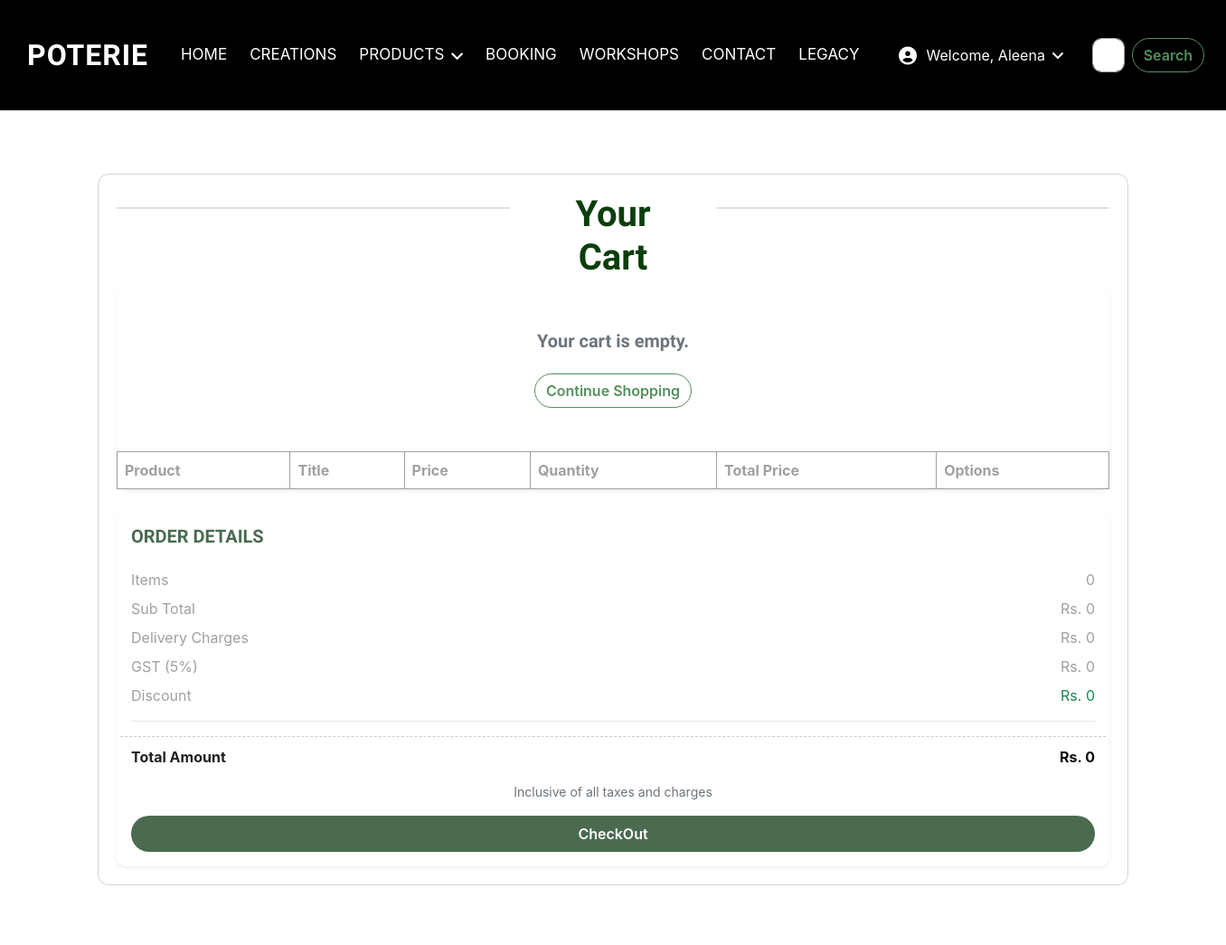
The app's page /PoteriaSite/Cartpage (signed in, upper part), older data.
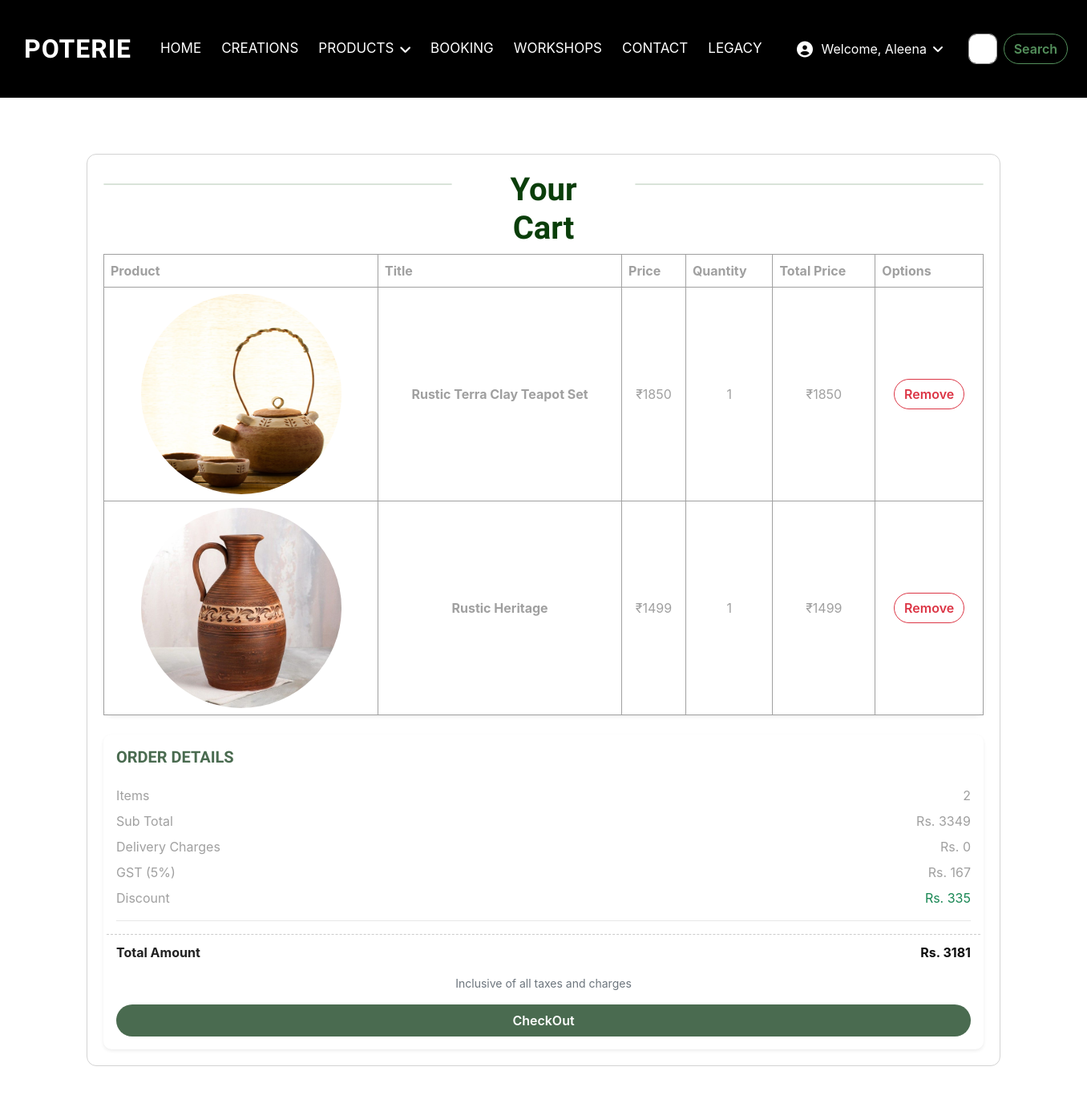
The same page, newer data.
### webapp/models.py (models this page shows, shortened)
class Cartdb(models.Model):
    Singlepottery_username = models.CharField(max_length=30, null=True, blank=True)
    Singlepottery_name = models.CharField(max_length=30, null=True, blank=True)
    Singlepottery_price = models.IntegerField(null=True, blank=True)
    Singlepottery_total = models.IntegerField(null=True, blank=True)
    Singlepottery_quantity = models.CharField(max_length=30, null=True, blank=True)
    Singlepottery_image = models.ImageField(upload_to="Cart Images", null=True, blank=True)
    Potteryid = models.IntegerField(null=True, blank=True)

### webapp/views.py (the view)
# urls.py: path('Cartpage', views.Cartpage, name="Cartpage"),
def Cartpage(request):
    cart_count = 0
    uname = request.session.get('username')
    if uname:
        cart_count = Cartdb.objects.filter(Singlepottery_username=uname).count()
    product = productdb.objects.all()
    cart = Cartdb.objects.filter(Singlepottery_username=request.session['username'])
    sub_total = 0
    total_amount = 0
    delivery = 0
    gst = 0
    discount = 0
    for i in cart:
        sub_total += i.Singlepottery_total
        if sub_total < 500:
            delivery = 50
        else:
            delivery = 0
        gst = round((sub_total + delivery) * 0.05)
        discount = round((sub_total * 0.10))
        total_amount = round((gst + sub_total + delivery) - discount)
    return render(request, "Cartpage.html", {'product': product,
                                             'cart': cart,
                                             'cart_count': cart_count,
                                             'sub_total': sub_total,
                                             'delivery': delivery,
                                             'gst': gst,
                                             'total_amount': total_amount,
                                             'discount': discount})

### webapp/templates/Cartpage.html (shortened to what this page needs)
<!DOCTYPE html>
<html lang="en">
{% load static %}
<head>
    <link href="https://cdnjs.cloudflare.com/ajax/libs/font-awesome/7.0.0/css/all.min.css" rel="stylesheet">
    <link href="https://cdn.jsdelivr.net/npm/bootstrap-icons@1.4.1/font/bootstrap-icons.css" rel="stylesheet">
    <link href="{% static 'website/lib/animate/animate.min.css' %}" rel="stylesheet">
    <link href="{% static 'website/lib/lightbox/css/lightbox.min.css' %}" rel="stylesheet">
    <link href="{% static 'website/lib/owlcarousel/assets/owl.carousel.min.css' %}" rel="stylesheet">
    <link href="{% static 'website/css/bootstrap.min.css' %}" rel="stylesheet">
    <link href="{% static 'website/css/style.css' %}" rel="stylesheet">
</head>
<body style="background-color:white;">
<div class="container-fluid p-0 ">
    <nav class="navbar navbar-expand-lg" style="background-color:rgb(0,0,0);">
        <a href="{% url 'Homepage' %}" class="navbar-brand ms-4 ms-lg-0 d-flex align-items-center">
            <h2 class="mb-0 text-uppercase"
                style="color: white; font-weight: bold; margin-left:30px; margin-right:20px;">Poterie</h2>
        </a>
        <div class="collapse navbar-collapse" id="navbarCollapse">
            <div class="navbar-nav mx-auto p-4 p-lg-0">
                <a href="{% url 'Homepage' %}"
                   class="nav-item nav-link {% if request.resolver_match.url_name == 'Homepage' %}active{% endif %}">Home</a>
                <a href="{% url 'Creationpage' %}"
                   class="nav-item nav-link {% if request.resolver_match.url_name == 'Creationpage' %}active{% endif %}">Creations</a>
                <div class="nav-item dropdown">
                    <a href="#" class="nav-link dropdown-toggle text-white" data-bs-toggle="dropdown">Products</a>
                </div>
                <a href="{% url 'Bookingpage' %}"
                   class="nav-item nav-link text-white {% if request.resolver_match.url_name == 'Bookingpage' %}active{% endif %}">Booking</a>
                <a href="{% url 'Workshoppage' %}"
                   class="nav-item nav-link text-white {% if request.resolver_match.url_name == 'Workshoppage' %}active{% endif %}">Workshops</a>
                <a href="{% url 'Contactpage' %}"
                   class="nav-item nav-link text-white {% if request.resolver_match.url_name == 'Contactpage' %}active{% endif %}">Contact</a>
                <a href="{% url 'Legacygpage' %}"
                   class="nav-item nav-link text-white {% if request.resolver_match.url_name == 'Legacygpage' %}active{% endif %}">Legacy</a>
            </div>
            {% if request.session.username %}
            <div class="nav-item dropdown me-3">
                <a href="#" class="nav-link dropdown-toggle text-white d-flex align-items-center"
                   data-bs-toggle="dropdown">
                    <i class="fas fa-user-circle fa-lg me-2"></i>Welcome, {{ request.session.username }} </a>
            </div>
            {% endif %}
            <form class="d-flex me-4" role="search">
                <input class="form-control me-2" type="search" placeholder="Search" aria-label="Search">
                <button class="btn btn-outline-success" type="submit">Search</button>
            </form>
        </div>
    </nav>
</div>
<div class="container-fluid main_wrapper" style="margin-top:124px; padding:20px 50px;">
    <div class="container cart-container my-5"
         style="border:1px solid lightgrey; border-radius:12px; width:auto; height:auto; padding:20px;">
        <div style="display:flex; gap:40px; text-align:center; mt-5 mb-5">
            <hr style="width:500px; border:1.5px solid rgb(106, 148, 106); border-radius:12px;">
            <h1 style="color:rgb(10, 62, 10);">Your Cart</h1>
            <hr style="width:500px; border:1.5px solid rgb(106, 148, 106);border-radius:12px;">
        </div>
        <div class="col-12 mb-4">
            <div class="card border-0 shadow-sm">
                <div class="card-body p-0">
                    <div class="table-responsive">
                        <table class="table table-bordered align-middle mb-0">
                            <thead>
                            <tr>
                                <th>Product</th>
                                <th>Title</th>
                                <th>Price</th>
                                <th>Quantity</th>
                                <th>Total Price</th>
                                <th>Options</th>
                            </tr>
                            </thead>
                            <tbody>
                            {% for i in cart %}
                            <tr class="text-center">
                                <td>
                                    <img src="{{ i.Singlepottery_image.url }}" alt="Product Image" width="250px"
                                         height="250px" class="rounded-circle">
                                </td>
                                <td><strong>{{i.Singlepottery_name}}</strong></td>
                                <td>₹{{i.Singlepottery_price}}</td>
                                <td>{{i.Singlepottery_quantity}}</td>
                                <td>₹{{i.Singlepottery_total}}</td>
                                <td>
                                    <a href="{% url 'deletecart' c_id=i.id %}" class="btn btn-outline-danger ">
                                        Remove </a>
                                </td>
                            </tr>
                            {% empty %}
                            <div class="text-center py-5">
                                <h5 class="text-muted">Your cart is empty.</h5>
                                <a href="{% url 'Creationpage' %}" class="btn btn-outline-success mt-3">Continue
                                    Shopping</a>
                            </div>
                            {% endfor %}
                            </tbody>
                        </table>
                    </div>
                </div>
            </div>
        </div>
        <div class="col-12">
            <div class="card border-0 shadow-sm">
                <div class="card-body">
                    <h5 class="fw-bold mb-4 text-uppercase" style="color:#4a6b50;">Order Details</h5>
                    <div class="row mb-2">
                        <div class="col-6">Items</div>
                        <div class="col-6 text-end fw-semibold">{{cart_count}}</div>
                    </div>
                    <div class="row mb-2">
                        <div class="col-6">Sub Total</div>
                        <div class="col-6 text-end fw-semibold">
                            Rs. {{sub_total}}
                        </div>
                    </div>
                    <div class="row mb-2">
                        <div class="col-6">Delivery Charges</div>
                        <div class="col-6 text-end fw-semibold">Rs. {{delivery}}</div>
                    </div>
                    <div class="row mb-2">
                        <div class="col-6">GST (5%)</div>
                        <div class="col-6 text-end fw-semibold">Rs. {{gst}}</div>
                    </div>
                    <div class="row mb-2">
                        <div class="col-6">Discount</div>
                        <div class="col-6 text-end text-success fw-semibold">Rs. {{discount}}</div>
                    </div>
                    <hr>
                    <div class="row total-price mb-3">
                        <div class="col-6 fw-bold">Total Amount</div>
                        <div class="col-6 text-end fw-bold text-dark">Rs. {{total_amount}}</div>
                    </div>
                    <p class="text-muted small mb-3 text-center">Inclusive of all taxes and charges</p>
                    <div class="mt-3">
                        <a href="{% url 'Checkoutpage' %}" class="btn w-100 py-2"
                           style="background-color:#4a6b50; border:none; color:white; font-weight:600;">
                            CheckOut
                        </a>
                    </div>
                </div>
            </div>
        </div>
    </div>
</div>
</body>
</html>

### webapp/static/website/css/style.css (style rules this page uses)
.btn { font-weight: 600; transition: .5s; border-radius: 50px; }
.navbar { position: absolute; width: 100%; top: 0; left: 0; z-index: 9; transition: .5s; }
.navbar .navbar-nav .nav-link { margin-right: 25px; padding: 40px 0; color: var(--bs-white); font-size: 17px; text-transform: uppercase; outline: none; transition: .5s; }
.navbar .dropdown-toggle::after { border: none; content: "\f107"; font-family: "Font Awesome 5 Free"; font-weight: 900; vertical-align: middle; margin-left: 8px; }
.navbar .nav-link { color: white; transition: 0.3s; }
.btn-outline-success { border-color: rgb(84, 144, 92); color: rgb(84, 144, 92); }

### webapp/templates/Cartpage.html (style rules this page uses)
body { background-color: #f1f3f6; font-family: 'Inter', sans-serif; }
.navbar { background-color: #2874f0; }
.navbar-brand h2 { color: white; font-weight: 700; letter-spacing: 1px; }
.cart-container { margin-top: 100px; margin-bottom: 80px; }
.total-price { border-top: 1px dashed #ccc; padding-top: 10px; margin-top: 10px; font-weight: 700; color: #212121; }

Row changes from the older to the newer data that the page shows:
added Cartdb: Singlepottery_image (picture), Singlepottery_name "Rustic Terra Clay Teapot Set", Singlepottery_price "1850", Singlepottery_quantity "1", Singlepottery_total "1850"
added Cartdb: Singlepottery_image (picture), Singlepottery_name "Rustic Heritage", Singlepottery_price "1499", Singlepottery_quantity "1", Singlepottery_total "1499"
Text that changed along with them:
{{ cart_count }}: "0" → "2"
{{ sub_total }}: "0" → "3349"
{{ gst }}: "0" → "167"
{{ discount }}: "0" → "335"
{{ total_amount }}: "0" → "3181"
text no longer shown: "Your cart is empty. Continue Shopping"
